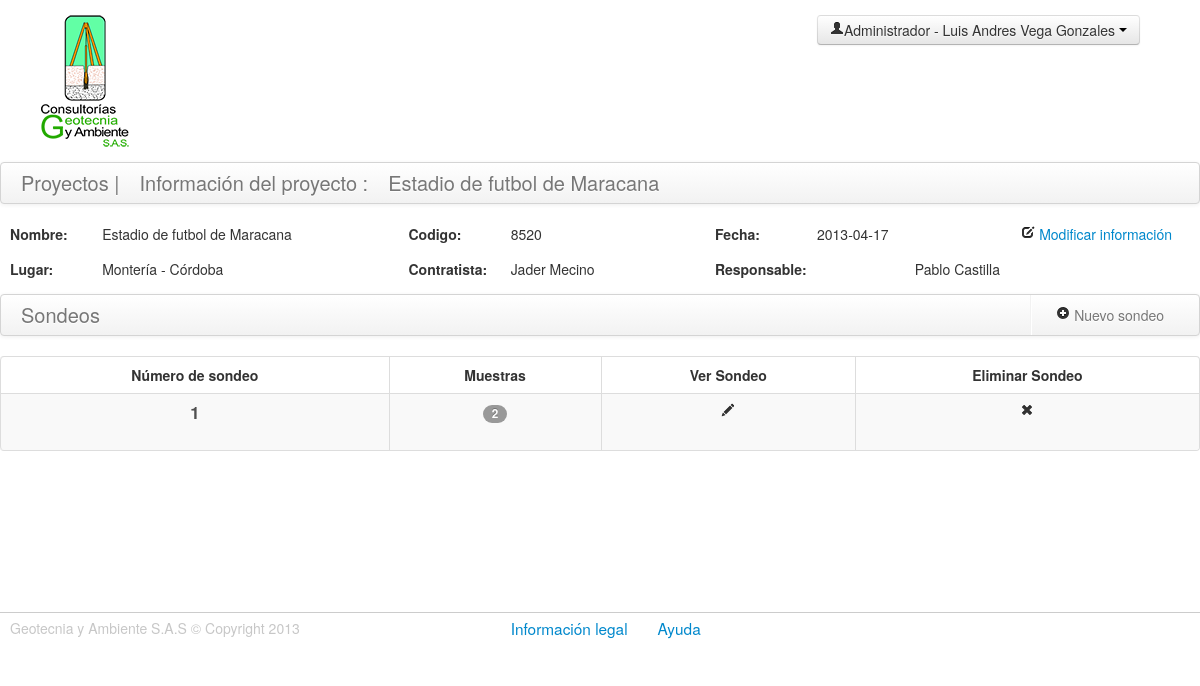
The app's page /sondeos.php?idp=65 (signed in) with its own data.
### tables this page shows
CREATE TABLE IF NOT EXISTS `proyectos` (
  `id_proyecto` int(30) NOT NULL AUTO_INCREMENT COMMENT 'Id del proyecto\r\n',
  `codigo_proyecto` int(30) NOT NULL COMMENT 'Codigo unico de proyecto',
  `nombre_proyecto` varchar(200) DEFAULT NULL COMMENT 'Nombre del proyecto',
  `lugar` varchar(200) DEFAULT NULL COMMENT 'Lugar donde se realiza el proyecto\r\n',
  `contratista` varchar(100) DEFAULT NULL COMMENT 'Nombre del contratista\r\n',
  `fecha` date NOT NULL COMMENT 'Fecha del proyecto\r\n',
  `fk_id_autor` int(11) NOT NULL,
  `fk_id_responsable` int(19) NOT NULL,
  `estado` int(11) NOT NULL DEFAULT '1',
  PRIMARY KEY (`id_proyecto`),
  UNIQUE KEY `codigo_proyecto` (`codigo_proyecto`),
  KEY `fk_id_autor` (`fk_id_autor`),
  KEY `fk_id_responsable` (`fk_id_responsable`)
);

CREATE TABLE IF NOT EXISTS `usuarios` (
  `id_usuario` int(30) NOT NULL AUTO_INCREMENT COMMENT 'Id del usuario',
  `cedula` int(30) NOT NULL COMMENT 'Cedula de los usuarios del sistema\r\n',
  `nombres` varchar(100) NOT NULL COMMENT 'Nombres del usuario',
  `apellidos` varchar(100) NOT NULL COMMENT 'Apellidos usuario',
  `tipo` varchar(100) NOT NULL COMMENT 'Tipo de usuario: Laboratorista , Ingeniero , Administrador.',
  `nombre_usuario` varchar(100) NOT NULL COMMENT 'Nombre de usuario',
  `password` varchar(50) NOT NULL COMMENT 'Contraseña',
  `estado` int(11) NOT NULL,
  PRIMARY KEY (`id_usuario`),
  UNIQUE KEY `cedula` (`cedula`)
);

CREATE TABLE IF NOT EXISTS `sondeos` (
  `id_sondeo` int(11) NOT NULL AUTO_INCREMENT COMMENT 'id de sondeo\r\n',
  `nivel_freatico` float DEFAULT NULL COMMENT 'Nivel freatico del suelo',
  `profundidad_superficie` float DEFAULT NULL,
  `estado` int(11) NOT NULL,
  `fk_id_tipo_superficie` int(11) DEFAULT NULL,
  `fk_idproyecto` int(11) NOT NULL COMMENT 'llave foranea del id del proyecto\r\n',
  PRIMARY KEY (`id_sondeo`),
  KEY `fk_idproyecto` (`fk_idproyecto`),
  KEY `fk_id_tipo_superficie` (`fk_id_tipo_superficie`)
);

### includes/proyectos.php (called while the page is built, shortened)
<?php
class proyectos extends DataBase {
    public function getDatosProyecto( $idp ) {
        $retorno = false;
        $sql = "SELECT
                      p.id_proyecto,
                      p.codigo_proyecto,
                      p.nombre_proyecto,
                      p.lugar,
                      p.contratista,
                      p.fecha,
                      p.fk_id_responsable,
                      r.Nombres as nombres_responsable,
                      r.apellidos as apellidos_responsable
                 FROM
                      proyectos p,usuarios r
                 where
                       p.fk_id_responsable=r.id_usuario and p.id_proyecto='".$this->real_escape_string($idp)."' and p.estado='1' LIMIT 1";
        $respuesta = $this -> query($sql);
        if ($respuesta) {
            $retorno = $respuesta -> fetch_object();
        }
        return $retorno;
    }
}
?>

### includes/sondeos.php (called while the page is built, shortened)
<?php
class sondeos extends DataBase {
	function getListaSondeos( $idp ) {
		$retorno = false;
		$sql = "SELECT
  `s`.`id_sondeo`,
  `s`.`nivel_freatico`,
  `s`.`profundidad_superficie`,
  `s`.`estado`,
  `s`.`fk_id_tipo_superficie`,
  `s`.`fk_idproyecto`,
  (SELECT count(*) FROM muestras WHERE fk_idsondeo=s.id_sondeo ) AS cantidad
FROM
  `sondeos` `s`
  where fk_idproyecto='$idp'";
		$respuesta = $this->query($sql);
		if ( $respuesta ) {
			$matriz = array();
			while ( $fila = $respuesta->fetch_object()) {
				$matriz[] = $fila;
			}
			$retorno = $matriz;
		}
		return $retorno;
	}
}
?>

### sondeos.php (the view, shortened to what this page needs)
<?php
  require_once('includes/proyectos.php');
  require_once('includes/sondeos.php');
  $data=$_SESSION['usuario'];
  $proyectosClass = new proyectos();
  $sondeosClass = new sondeos();
  $proyectos = $proyectosClass->getDatosProyecto($_GET['idp']);
  $sondeos = $sondeosClass->getListaSondeos($_GET['idp']);
  ?>
<!DOCTYPE html>
<html class="no-js">
  <head>
    <link rel="stylesheet" href="assets/css/bootstrap.css">
    <link rel="stylesheet" href="assets/css/base.css">
    <link rel="stylesheet" href="assets/css/sondeos.css">
    <link rel="stylesheet" href="http://code.jquery.com/ui/1.10.1/themes/base/jquery-ui.css" />
  </head>
  <body >
    <div class="row-fluid header">
      <div class="span2">
        <a href="proyectos.php">
          <figure class="logo"></figure>
        </a>
      </div>
      <h3 class="span4 header-title"></h3>
      <div class="btn-group span3 offset2 datos-perfil ">
        <a class="btn dropdown-toggle" data-toggle="dropdown" href="#">
        <span>
        <i class="icon-user"></i><?php echo $data['tipo']." - ".$data['nombres']." ".$data['apellidos'] ; ?>
        </span>
        <span class="caret"></span>
        </a>
      </div>
    </div>
    <div class="row-fluid cuerpo-proyectos">
      <div class="navbar">
        <div class="navbar-inner">
          <div class="container">
            <a class="brand" id="listar" href="proyectos.php" data-toggle="tooltip" title="Click para ver todos los proyectos">Proyectos |</a>
            <a class="brand" id="listar" href="#" data-toggle="tooltip" title="Debajo puedes ver la información del proyecto">Información del proyecto :</a>
            <a class="brand" id="listar" href="#" data-toggle="tooltip" title="Nombre del proyecto actual"><?php echo $proyectos->nombre_proyecto; ?></a>
          </div>
        </div>
      </div>
      <div class="info_proyecto" id='infoproyecto'>
        <div class="row-fluid">
          <label for="nombre_proyecto_label" class="span1 title">Nombre:</label>
          <label id="lb_nombre_proyecto" for="nombre_proyecto" class="span3">
          <?php echo $proyectos->nombre_proyecto; ?>
          </label>
          <label for="codigo_proyecto_label" class="span1 title">Codigo:</label>
          <label id="lb_codigo_proyecto" for="codigo_proyecto" class="span2">
          <?php echo $proyectos->codigo_proyecto; ?>
          </label>
          <label for="fecha_proyecto_label" class="span1 title">Fecha:</label>
          <label id="lb_fecha_proyecto" for="fecha_proyecto" class="span1">
          <?php echo $proyectos->fecha; ?>
          </label>
          <a href="#modalProyecto" role="button" data-toggle="modal" class=" span2 offset1">
          <i class="icon-edit"></i> Modificar información
          </a>
        </div>
        <div class="row-fluid">
          <label for="nombre_proyecto_label" class="span1 title">Lugar:</label>
          <label id="lb_lugar_proyecto" for="nombre_proyecto" class="span3">
          <?php echo $proyectos->lugar; ?>
          </label>
          <label for="fecha_proyecto_label" class="span1 title">Contratista:</label>
          <label id="lb_contratista_proyecto" for="fecha_proyecto" class="span2">
          <?php echo $proyectos->contratista; ?>
          </label>
          <label for="fecha_proyecto_label" class="span1 title">Responsable:</label>
          <label id="lb_responsable" for="responsable"   class="span3 alineacionc">
          <?php echo $proyectos->nombres_responsable.' '.$proyectos->apellidos_responsable; ?>
          </label>
        </div>
      </div>
      <div class="navbar">
        <div class="navbar-inner">
          <div class="container">
            <a class="brand" id="listar" href="#">Sondeos</a>
            <ul class="nav pull-right">
              <li class="divider-vertical"></li>
              <li>
                <a href="#nuevosondeo" role="button"  data-toggle="modal">
                <i  class="icon-plus-sign"></i> Nuevo sondeo
                </a>
              </li>
            </ul>
          </div>
        </div>
      </div>
      <table id="sondeos" class="table table-hover table-striped table-bordered ">
        <thead>
          <tr>
            <th>Número de sondeo</th>
            <th>Muestras</th>
            <th>Ver Sondeo</th>
            <?php if ( $data['tipo']=='Administrador' || $data['tipo']=='Ingeniero'  ) : ?>
              <th>Eliminar Sondeo</th>
            <?php endif ?>
          </tr>
        </thead>
        <tbody>
            <?php if ( count( $sondeos ) > 0 ) : ?>
            <?php $i = 1; ?>
            <?php foreach ( $sondeos as $sondeo ) : ?>
            <tr>
            <td><span class="titulo-proyectos"><?php echo $i; ?></span></td>
            <td><span class="badge"><?php echo $sondeo->cantidad; ?></span></td>
            <td><a href="muestras.php?idp=<?php echo $sondeo->fk_idproyecto; ?>&ids=<?php echo $sondeo->id_sondeo; ?>&numsondeo=<?php echo $i; ?>"><i class="icon-pencil"></a></td>
            <?php if ( $data['tipo']=='Administrador' || $data['tipo']=='Ingeniero'  ) : ?>
              <td>
                <a class="eliminarSondeo" href="#"><i class="icon-remove"></i></a>
              </td>
            </tr>
            <?php endif ?>
            <?php $i++; ?>
            <?php endforeach; ?>
          <?php endif ?>
        </tbody>
      </table>
    </div>
    <div class="row-fluid footer ">
      <footer class="span12">
        <p class="copiright span4" >Geotecnia y Ambiente S.A.S &copy; Copyright 2013</p>
        <p class="span6 offset1"><a href="#legal" role="button" data-toggle="modal" class="links-footer">Información legal</a><a href="#Ayuda" role="button" data-toggle="modal" class="links-footer">Ayuda</a>
        </p>
      </footer>
    </div>
  </body>
</html>

### assets/css/base.css (style rules this page uses)
.logo { background:url(../img/logo_geotecnia.png) no-repeat; height: 134px; width: 90px; transition:all 0.5s ease-in; }
.header { border-bottom: 1px solid #CCC }
.header-title { margin-top: 100px; font-family: 'Open Sans', sans-serif; font-weight: 500; }
.datos-perfil { margin-top: 15px; }
.copiright { color: #c7c7c7; padding-left: 10px; }
.footer { border-top: 1px solid #CCC; padding: 5px 0 0 0 ; }
a.links-footer { font-size: 1.1em; font-weight: 500; padding-right: 30px; transition:all 0.5s ease-in; }

### assets/css/sondeos.css (style rules this page uses)
.header { border-bottom: none; }
.table td { text-align: center; }
.table th { text-align: center; }
.titulo-proyectos { font-weight:600; font-size: 1.2em; color: #505050; }
.cuerpo-proyectos { min-height:450px; }
.title { font-weight: bold; }
.info_proyecto label:first-child { padding-left: 10px; }
.alineacionc { text-align: center; }

### records on screen
proyectos: nombre_proyecto "Estadio de futbol de Maracana", codigo_proyecto "8520", fecha "2013-04-17", lugar "Montería - Córdoba", contratista "Jader Mecino", fk_id_responsable.nombres "Pablo", fk_id_responsable.apellidos "Castilla"
sondeos: cantidad "2"

### other values on screen
$data['tipo'] "Administrador"
$data['nombres'] "Luis Andres"
$data['apellidos'] "Vega Gonzales"
